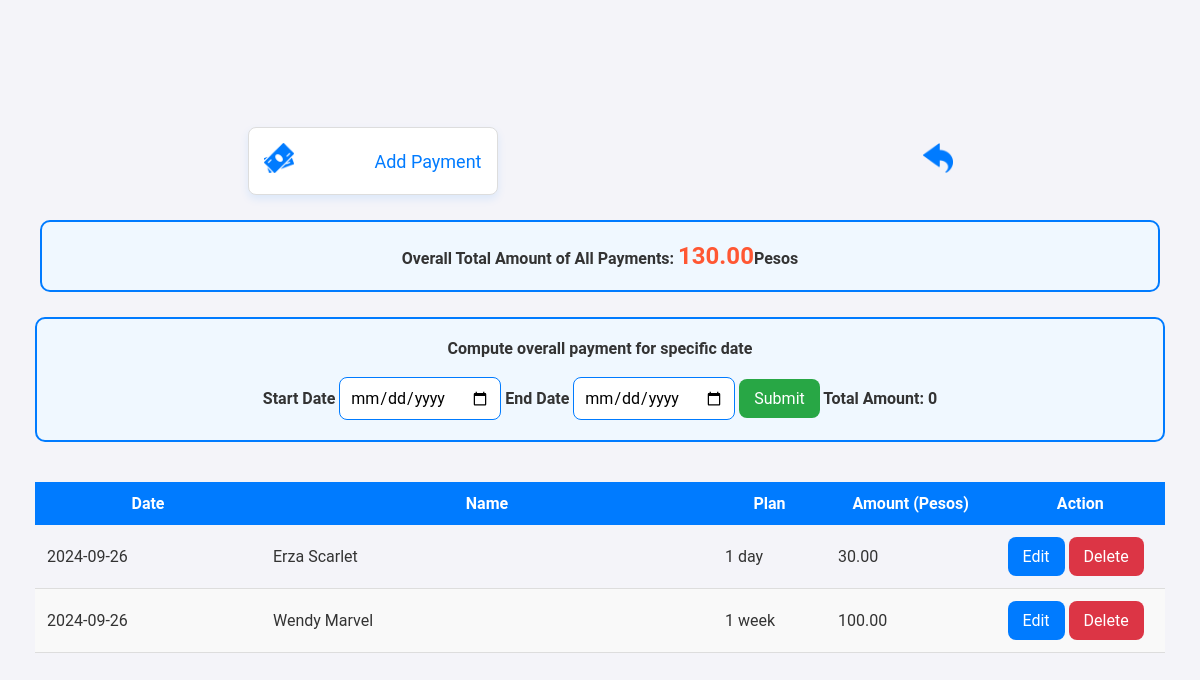
The page /src/admin/payment/payment.php (signed in) on the database its author committed.
### tables this page shows
CREATE TABLE `payment` (
  `id` int(11) NOT NULL,
  `payment_date` varchar(100) NOT NULL,
  `name_or_alias` varchar(100) NOT NULL,
  `plan` varchar(100) NOT NULL,
  `amount` decimal(10,2) NOT NULL
);

### src/admin/payment/payment.php (the view, shortened to what this page needs)
<?php
include '../../../config/database.php';
$start_date = '';
$end_date = '';
$total_amount = 0;
$overall_total = 0;
$payments = [];
$sql = "SELECT SUM(amount) AS overall_total FROM payment";
$result = $conn->query($sql);
if ($result->num_rows > 0) {
    $row = $result->fetch_assoc();
    $overall_total = $row['overall_total'];
}
if ($_SERVER['REQUEST_METHOD'] === 'POST') {
    $start_date = $_POST['start_date'];
    $end_date = $_POST['end_date'];
    $sql = "SELECT * FROM payment WHERE payment_date BETWEEN ? AND ? ORDER BY payment_date DESC";
    $stmt = $conn->prepare($sql);
    $stmt->bind_param("ss", $start_date, $end_date);
    $stmt->execute();
    $result = $stmt->get_result();
    while ($row = $result->fetch_assoc()) {
        $total_amount += $row["amount"];
        $payments[] = $row;
    }
    $stmt->close();
} else {
    $sql = "SELECT * FROM payment ORDER BY payment_date DESC";
    $result = $conn->query($sql);
    while ($row = $result->fetch_assoc()) {
        $payments[] = $row;
    }
}
?>
<!DOCTYPE html>
<html lang="en">
<head>
    <link rel="stylesheet" href="../../../asset/style.css">
</head>
<body>
    <div class="container">
        <div class="row1">
            <div class="card">
                <a href="addPayment.php" class="card-link">
                    <span class="card-icon">
                    <img src="../../../asset/icon/money.png" alt="Add Payment" class="icon">
                    </span>
                    Add Payment
                </a>
            </div>
            <a  href="../homepage.php" class="card-link">
                <span class="card-icon">
                <img src="../../../asset/icon/back.png" alt="Back" class="icon">
                </span>
            </a>
        </div>
        <div class="total-amount-box">Overall Total Amount of All Payments: <span class="amount"><?php echo $overall_total; ?></span>Pesos</div>
        <div class="row2">
            <form method="POST">
                Compute overall payment for specific date<br/><br/>
                <label>
                    Start Date
                    <input type="date" name="start_date" value="<?php echo isset($start_date) ? $start_date : ''; ?>" required />
                </label>
                <label>
                    End Date
                    <input type="date" name="end_date" value="<?php echo isset($end_date) ? $end_date : ''; ?>" required />
                </label>
                <button type="submit" name="compute" class="green-button">Submit</button>
                Total Amount: <?php echo $total_amount; ?>
            </form>
        </div>
        <table class="five-cols">
            <thead>
                <tr>
                    <th>Date</th>
                    <th>Name</th>
                    <th>Plan</th>
                    <th>Amount (Pesos)</th>
                    <th>Action</th>
                </tr>
            </thead>
            <tbody>
            <?php
            if (count($payments) > 0) {
                foreach ($payments as $row) {
                    echo "<tr>
                            <td>" . $row["payment_date"] . "</td>
                            <td>" . $row["name_or_alias"] . "</td>
                            <td>" . $row["plan"] . "</td>
                            <td>" . $row["amount"] . "</td>
                            <td>
                                <button onclick=\"window.location.href='editPayment.php?id=" . $row['id'] . "'\" class=\"blue-button\">Edit</button>
                                <button onclick=\"showModal(" . $row['id'] . ")\" class=\"red-button\">Delete</button>
                            </td>
                        </tr>";
                }
            } else {
                echo "<tr><td colspan='5'>No payments found</td></tr>";
            }
            ?>
            </tbody>
        </table>
    </div>
</body>
</html>

### asset/style.css (style rules this page uses)
* { margin: 0; padding: 0; box-sizing: border-box; font-family: "Roboto", sans-serif; }
body { background-color: #f4f4f9; color: #333333; display: flex; justify-content: center; align-items: center; min-height: 100vh; }
a { text-decoration: none; color: #ffffff; }
.blue-button { padding: 10px 15px; border: none; border-radius: 8px; font-size: 16px; color: #ffffff; background-color: #007bff; cursor: pointer; transition: background-color 0.3s ease, box-shadow 0.3s ease; }
.red-button { padding: 10px 15px; border: none; border-radius: 8px; font-size: 16px; color: #ffffff; background-color: #dc3545; cursor: pointer; transition: background-color 0.3s ease, box-shadow 0.3s ease; }
.green-button { padding: 10px 15px; border: none; border-radius: 8px; font-size: 16px; color: #ffffff; background-color: #28a745; cursor: pointer; transition: background-color 0.3s ease, box-shadow 0.3s ease; }
.icon { width: 30px; height: auto; transition: transform 0.3s ease; }
.card { display: inline-block; width: 250px; padding: 15px; border: 1px solid #dddddd; border-radius: 8px; box-shadow: 0 4px 8px rgba(0, 123, 255, 0.1); transition: box-shadow 0.3s ease; background-color: #ffffff; }
.card-link { text-decoration: none; font-size: 18px; display: flex; justify-content: space-between; align-items: center; color: #007bff; position: relative; }
.card-icon { font-size: 24px; transition: transform 0.3s ease; }
.container { display: flex; flex-direction: column; gap: 20px; padding: 5px; width: 95%; }
.row1 { display: flex; justify-content: space-around; align-items: center; }
button { background: none; border: none; padding: 0; margin: 0; }
table { width: 100%; border-collapse: collapse; margin: 20px 0; font-size: 16px; }
thead th { background-color: #007bff; color: #ffffff; padding: 12px; text-align: center; }
tbody tr { border-bottom: 1px solid #dddddd; }
tbody tr:nth-child(even) { background-color: #f9f9f9; }
tbody td { padding: 12px; }
.five-cols thead th:nth-child(1) { width: 20%; }
.five-cols thead th:nth-child(2) { width: 40%; }
.five-cols thead th:nth-child(3) { width: 10%; }
.five-cols thead th:nth-child(4) { width: 15%; }
.five-cols thead th:nth-child(5) { width: 15%; }
.total-amount-box { padding: 20px; margin: 5px; border: 2px solid #007bff; border-radius: 10px; background-color: #f0f8ff; font-weight: bold; color: #333333; text-align: center; transition: background-color 0.3s, border-color 0.3s; }
.total-amount-box .amount { color: #ff5733; font-size: 24px; font-weight: bold; }
.row2 { padding: 20px; border: 2px solid #007bff; border-radius: 10px; background-color: #f0f8ff; font-weight: bold; color: #333333; text-align: center; transition: background-color 0.3s, border-color 0.3s; }
input[type="date"] { padding: 10px; border: 1px solid #007bff; border-radius: 8px; font-size: 16px; background-color: #ffffff; box-sizing: border-box; transition: border-color 0.3s ease, background-color 0.3s ease, box-shadow 0.3s ease; }

### rows shown on the page
payment: payment_date "2024-09-26", name_or_alias "Erza Scarlet", plan "1 day", amount "30.00"
payment: payment_date "2024-09-26", name_or_alias "Wendy Marvel", plan "1 week", amount "100.00"

### other values the page prints
$overall_total "130.00"
$total_amount "0"
